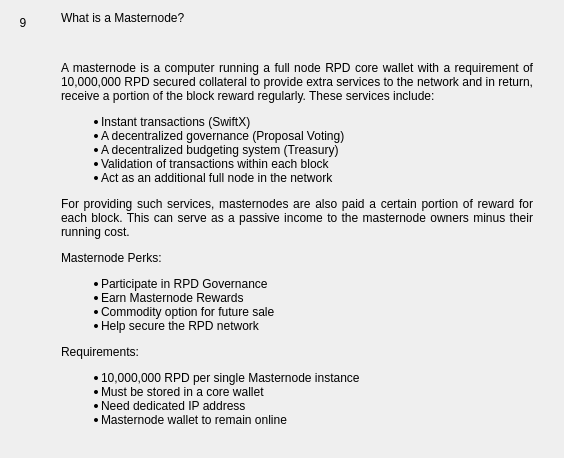
                  <widget class="QWidget" name="widgetFaq9" native="true">
                   <layout class="QHBoxLayout" name="horizontalpage_9" stretch="0,1">
                    <item alignment="Qt::AlignTop">
                     <widget class="QLabel" name="labelNumber9">
                      <property name="minimumSize">
                       <size>
                        <width>24</width>
                        <height>24</height>
                       </size>
                      </property>
                      <property name="maximumSize">
                       <size>
                        <width>16777215</width>
                        <height>24</height>
                       </size>
                      </property>
                      <property name="text">
                       <string>9</string>
                      </property>
                      <property name="alignment">
                       <set>Qt::AlignCenter</set>
                      </property>
                     </widget>
                    </item>
                    <item>
                     <layout class="QVBoxLayout" name="verticalLayoutpage_9">
                      <property name="leftMargin">
                       <number>20</number>
                      </property>
                      <property name="rightMargin">
                       <number>20</number>
                      </property>
                      <item>
                       <widget class="QLabel" name="labelSubtitle9">
                        <property name="text">
                         <string>What is a Masternode?</string>
                        </property>
                        <property name="wordWrap">
                         <bool>true</bool>
                        </property>
                       </widget>
                      </item>
                      <item>
                       <spacer name="verticalSpacer_90">
                        <property name="orientation">
                         <enum>Qt::Vertical</enum>
                        </property>
                        <property name="sizeType">
                         <enum>QSizePolicy::Fixed</enum>
                        </property>
                        <property name="sizeHint" stdset="0">
                         <size>
                          <width>20</width>
                          <height>30</height>
                         </size>
                        </property>
                       </spacer>
                      </item>
                      <item>
                       <widget class="QLabel" name="labelContent9">
                        <property name="text">
                         <string>
                           &lt;html&gt;&lt;head/&gt;&lt;body&gt;&lt;p align=&quot;justify&quot;&gt;
                           A masternode is a computer running a full node RPD core wallet with a
                           requirement of 10,000,000 RPD secured collateral to provide extra services
                           to the network and in return, receive a portion of the block reward
                           regularly.  These services include:
                           &lt;/p&gt;&lt;p align=&quot;justify&quot;&gt;

                           &lt;ul&gt;
                           &lt;li&gt;Instant transactions (SwiftX)&lt;/li&gt;
                           &lt;li&gt;A decentralized governance (Proposal Voting)&lt;/li&gt;
                           &lt;li&gt;A decentralized budgeting system (Treasury)&lt;/li&gt;
                           &lt;li&gt;Validation of transactions within each block&lt;/li&gt;
                           &lt;li&gt;Act as an additional full node in the network&lt;/li&gt;
                           &lt;/ul&gt;

                           &lt;/p&gt;&lt;p align=&quot;justify&quot;&gt;
                           For providing such services, masternodes are also paid a certain portion
                           of reward for each block. This can serve as a passive income to the
                           masternode owners minus their running cost.
                           &lt;/p&gt;&lt;p align=&quot;justify&quot;&gt;

                           Masternode Perks:
                           &lt;/p&gt;&lt;p align=&quot;justify&quot;&gt;
                           &lt;ul&gt;
                           &lt;li&gt;Participate in RPD Governance&lt;/li&gt;
                           &lt;li&gt;Earn Masternode Rewards&lt;/li&gt;
                           &lt;li&gt;Commodity option for future sale&lt;/li&gt;
                           &lt;li&gt;Help secure the RPD network&lt;/li&gt;
                           &lt;/ul&gt;
                           &lt;/p&gt;&lt;p align=&quot;justify&quot;&gt;

                           Requirements:
                           &lt;/p&gt;&lt;p align=&quot;justify&quot;&gt;
                           &lt;ul&gt;
                           &lt;li&gt;10,000,000 RPD per single Masternode instance&lt;/li&gt;
                           &lt;li&gt;Must be stored in a core wallet&lt;/li&gt;
                           &lt;li&gt;Need dedicated IP address&lt;/li&gt;
                           &lt;li&gt;Masternode wallet to remain online&lt;/li&gt;
                           &lt;/ul&gt;
                           &lt;/p&gt;&lt;/body&gt;&lt;/html&gt;
                         </string>
                        </property>
                        <property name="alignment">
                         <set>Qt::AlignLeading|Qt::AlignLeft|Qt::AlignTop</set>
                        </property>
                        <property name="wordWrap">
                         <bool>true</bool>
                        </property>
                       </widget>
                      </item>
                      <item>
                       <spacer name="verticalSpacer_91">
                        <property name="orientation">
                         <enum>Qt::Vertical</enum>
                        </property>
                        <property name="sizeHint" stdset="0">
                         <size>
                          <width>20</width>
                          <height>20</height>
                         </size>
                        </property>
                       </spacer>
                      </item>
                     </layout>
                    </item>
                   </layout>
                  </widget>
